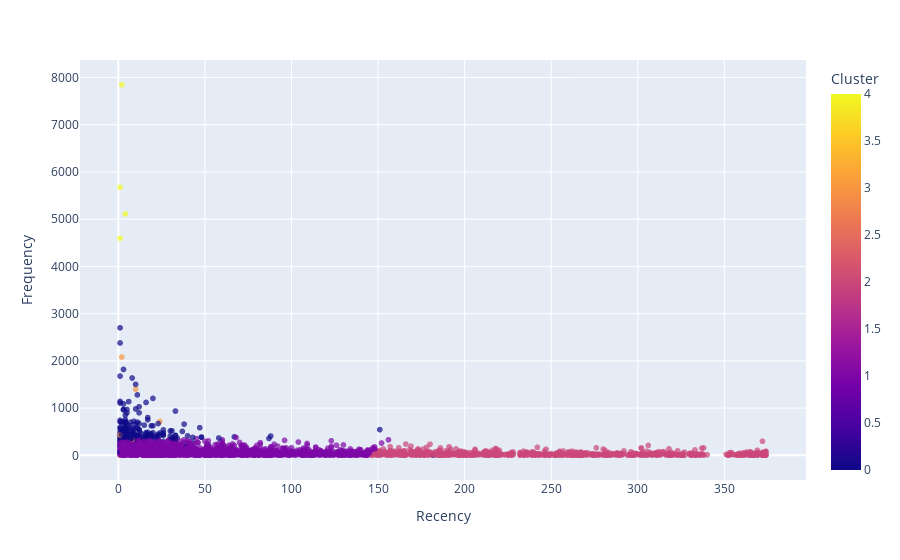

Notebook code for this chart:
### Code cell
px.scatter(
    df_customers,
    x='Recency',
    y='Frequency',
    color='Cluster',
    opacity=0.7
)

### Figure 1 — Plotly figure (JSON) as saved in the notebook; plotly's stock layout.template omitted (floating-point values rounded to 4 significant figures; data arrays with more than 128 entries replaced by an {"elided": "..."} marker saying what was removed)
{"data": [{"hovertemplate": "Recency=%{x}<br>Frequency=%{y}<br>Cluster=%{marker.color}<extra></extra>", "legendgroup": "", "marker": {"color": {"elided": "4339 int values"}, "coloraxis": "coloraxis", "opacity": 0.7, "symbol": "circle"}, "mode": "markers", "name": "", "showlegend": false, "type": "scattergl", "x": {"elided": "4339 int values"}, "xaxis": "x", "y": {"elided": "4339 int values"}, "yaxis": "y"}], "layout": {"coloraxis": {"colorbar": {"title": {"text": "Cluster"}}, "colorscale": [[0, "#0d0887"], [0.1111, "#46039f"], [0.2222, "#7201a8"], [0.3333, "#9c179e"], [0.4444, "#bd3786"], [0.5556, "#d8576b"], [0.6667, "#ed7953"], [0.7778, "#fb9f3a"], [0.8889, "#fdca26"], [1, "#f0f921"]]}, "legend": {"tracegroupgap": 0}, "margin": {"t": 60}, "xaxis": {"anchor": "y", "domain": [0, 1], "title": {"text": "Recency"}}, "yaxis": {"anchor": "x", "domain": [0, 1], "title": {"text": "Frequency"}}}}
